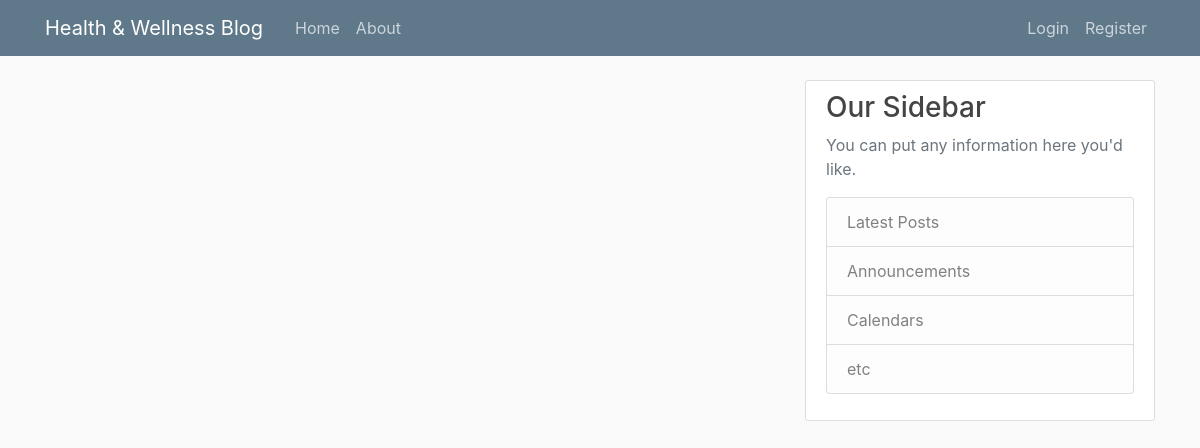
Page /home on the earlier database version.
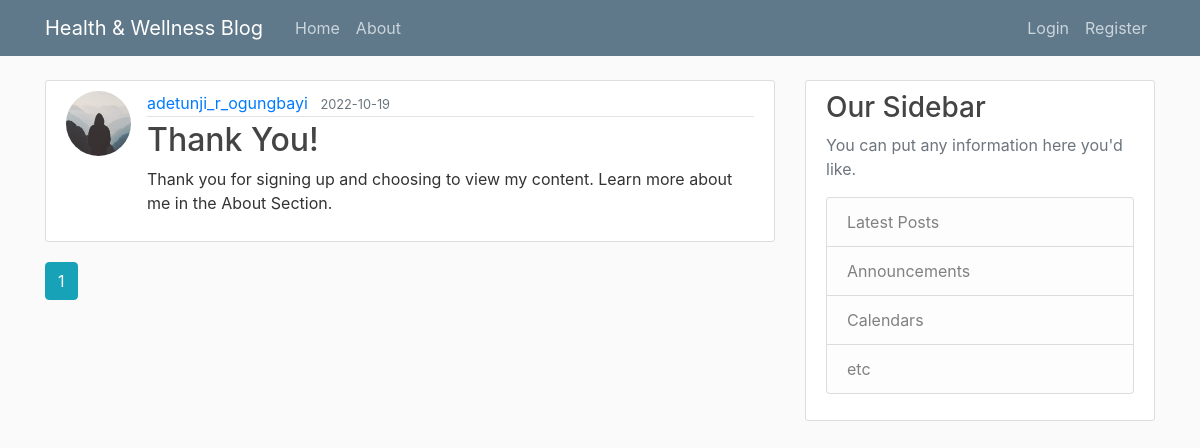
Same page on the later database version.
### flaskblog/models.py (models this page shows, shortened)
class Post(db.Model):
    id = db.Column(db.Integer, primary_key=True)
    title = db.Column(db.String(100), nullable = False)
    date_posted = db.Column(db.DateTime, nullable=False, default=datetime.utcnow)
    content = db.Column(db.Text, nullable=False)
    user_id= db.Column(db.Integer, db.ForeignKey('user.id'), nullable=False)

class User(db.Model, UserMixin):
    id = db.Column(db.Integer, primary_key=True)
    username = db.Column(db.String(20), unique=True, nullable=False)
    email = db.Column(db.String(120), unique=True, nullable=False)
    image_file = db.Column(db.String(20), nullable=False, default='default.jpg')
    password = db.Column(db.String(60), nullable=False)
    posts = db.relationship('Post', backref='author', lazy=True)

### flaskblog/main/routes.py (the view)
@main.route("/")
@main.route("/home")
def home():
    page = request.args.get('page', 1, type=int)
    posts = Post.query.order_by(Post.date_posted.desc()).paginate(page=page, per_page=5)
    return render_template('home.html', posts=posts)

### flaskblog/template/home.html
{% extends "layout.html" %}
{% block content %}
    {% for post in posts.items %}
        <article class="media content-section">
          <img class="rounded-circle article-img" src="{{ url_for('static', filename='profile_pics/' + post.author.image_file) }}">
          <div class="media-body">
            <div class="article-metadata">
              <a class="mr-2" href="{{ url_for('users.user_posts', username=post.author.username) }}">{{ post.author.username }}</a>
              <small class="text-muted">{{ post.date_posted.strftime('%Y-%m-%d') }}</small>
            </div>
            <h2><a class="article-title" href="{{ url_for('posts.post', post_id=post.id) }}">{{ post.title }}</a></h2>
            <p class="article-content">{{ post.content }}</p>
          </div>
        </article>
    {% endfor %}
    {% for page_num in posts.iter_pages(left_edge=1, right_edge=1, left_current=1, right_current=2) %}
      {% if page_num %}
        {% if posts.page == page_num %}
          <a class="btn btn-info mb-4" href="{{ url_for('main.home', page=page_num) }}">{{ page_num }}</a>
        {% else %}
          <a class="btn btn-outline-info mb-4" href="{{ url_for('main.home', page=page_num) }}">{{ page_num }}</a>
        {% endif %}
      {% else %}
        ...
      {% endif %}
    {% endfor %}
{% endblock content %}

### flaskblog/template/layout.html (shortened to what this page needs)
<!DOCTYPE html>
<html>
<head>
    <link rel="stylesheet" href="https://maxcdn.bootstrapcdn.com/bootstrap/4.0.0/css/bootstrap.min.css">
    <link rel="stylesheet" type="text/css" href="{{ url_for('static', filename='main.css') }}">
</head>
<body>
    <header class="site-header">
      <nav class="navbar navbar-expand-md navbar-dark bg-steel fixed-top">
        <div class="container">
          <a class="navbar-brand mr-4" href="/">Health & Wellness Blog</a>
          <div class="collapse navbar-collapse" id="navbarToggle">
            <div class="navbar-nav mr-auto">
              <a class="nav-item nav-link" href="{{ url_for('main.home') }}">Home</a>
              <a class="nav-item nav-link" href="{{ url_for('main.about') }}">About</a>
            </div>
            <div class="navbar-nav">
              {% if current_user.is_authenticated %}
                <a class="nav-item nav-link" href="{{ url_for('posts.new_post') }}">New Post</a>
                <a class="nav-item nav-link" href="{{ url_for('users.account') }}">Account</a>
                <a class="nav-item nav-link" href="{{ url_for('users.logout') }}">Logout</a>
              {% else %}
                <a class="nav-item nav-link" href="{{ url_for('users.login') }}">Login</a>
                <a class="nav-item nav-link" href="{{ url_for('users.register') }}">Register</a>
              {% endif %}
            </div>
          </div>
        </div>
      </nav>
    </header>
    <main role="main" class="container">
      <div class="row">
        <div class="col-md-8">
          {% block content %}{% endblock %}
        </div>
        <div class="col-md-4">
          <div class="content-section">
            <h3>Our Sidebar</h3>
            <p class='text-muted'>You can put any information here you'd like.
              <ul class="list-group">
                <li class="list-group-item list-group-item-light">Latest Posts</li>
                <li class="list-group-item list-group-item-light">Announcements</li>
                <li class="list-group-item list-group-item-light">Calendars</li>
                <li class="list-group-item list-group-item-light">etc</li>
              </ul>
            </p>
          </div>
        </div>
      </div>
    </main>
</body>
</html>

### flaskblog/static/main.css (style rules this page uses)
body { background: #fafafa; color: #333333; margin-top: 5rem; }
h1, h2, h3, h4, h5, h6 { color: #444444; }
.bg-steel { background-color: #5f788a; }
.site-header .navbar-nav .nav-link { color: #cbd5db; }
.content-section { background: #ffffff; padding: 10px 20px; border: 1px solid #dddddd; border-radius: 3px; margin-bottom: 20px; }
.article-title { color: #444444; }
.article-content { white-space: pre-line; }
.article-img { height: 65px; width: 65px; margin-right: 16px; }
.article-metadata { padding-bottom: 1px; margin-bottom: 4px; border-bottom: 1px solid #e3e3e3 }

Differences in the rows shown:
added Post: image_file (placeholder picture), author.username "adetunji_r_ogungbayi", date_posted "2022-10-19", title "Thank You!", content "Thank you for signing up and choosing to view my content. Learn more about me in the About Section."
Other differences:
new list line: "1"
